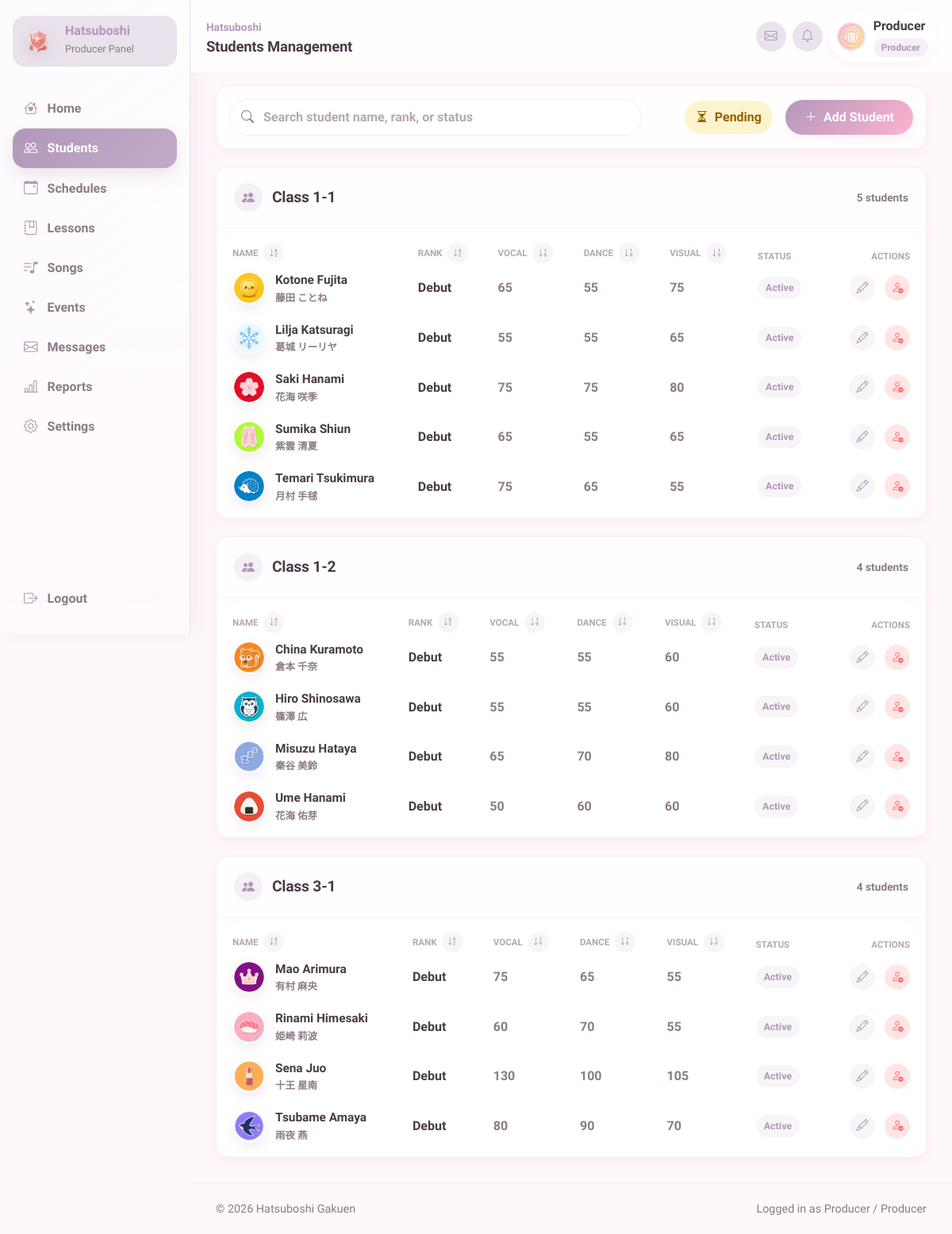
The app's page /admin/students.php (signed in) with its own data.
### tables this page shows
CREATE TABLE `students` (
  `id` int(11) NOT NULL AUTO_INCREMENT,
  `user_id` int(11) NOT NULL,
  `name` varchar(100) NOT NULL,
  `name_jp` varchar(100) DEFAULT NULL,
  `birthday` date DEFAULT NULL,
  `zodiac` varchar(30) DEFAULT NULL,
  `blood_type` char(2) DEFAULT NULL,
  `height` int(11) DEFAULT NULL,
  `weight` int(11) DEFAULT NULL,
  `three_size` varchar(20) DEFAULT NULL,
  `hometown` varchar(50) DEFAULT NULL,
  `hobbies` text DEFAULT NULL,
  `special_skill` text DEFAULT NULL,
  `school_year` varchar(20) DEFAULT NULL,
  `rank` varchar(10) NOT NULL DEFAULT 'Debut',
  `vocal` int(11) NOT NULL DEFAULT 0,
  `dance` int(11) NOT NULL DEFAULT 0,
  `visual` int(11) NOT NULL DEFAULT 0,
  `bio` text DEFAULT NULL,
  `producer_id` int(11) DEFAULT NULL,
  `producer_status` enum('active','removal_pending','released','unassigned') DEFAULT 'unassigned',
  `created_at` datetime NOT NULL DEFAULT current_timestamp(),
  `updated_at` datetime NOT NULL DEFAULT current_timestamp() ON UPDATE current_timestamp(),
  PRIMARY KEY (`id`),
  UNIQUE KEY `uniq_students_user_id` (`user_id`),
  KEY `idx_students_producer_id` (`producer_id`),
  KEY `idx_students_rank` (`rank`),
  CONSTRAINT `fk_students_producer` FOREIGN KEY (`producer_id`) REFERENCES `users` (`id`) ON DELETE SET NULL ON UPDATE CASCADE,
  CONSTRAINT `fk_students_user` FOREIGN KEY (`user_id`) REFERENCES `users` (`id`) ON DELETE CASCADE ON UPDATE CASCADE
);

### admin/students.php (the view, shortened to what this page needs)
<?php
require_once '../config/database.php';
$stmt = $pdo->prepare(
    'SELECT id, username, theme_primary_color, theme_secondary_color
     FROM users
     WHERE id = ?
       AND role = ?
     LIMIT 1'
);
$stmt->execute([$_SESSION['id'], 'producer']);
$producer = $stmt->fetch();
$student_stmt = $pdo->prepare(
    'SELECT *
     FROM students
     WHERE producer_id = ?
     ORDER BY school_year, name;'
);
$student_stmt->execute([$producer['id']]);
$student_info = $student_stmt->fetchAll();
$grouped_students = [];
foreach ($student_info as $student) {
    $student_class = $student['school_year'] ?: 'Unassigned Class';
    $grouped_students[$student_class][] = $student;
}
require_once '../includes/header.php';
require_once '../includes/sidebar.php';
?>
<main class="dashboard-main students-main">
    <section class="section-heading students-toolbar">
        <label class="students-search" for="studentSearch">
            <i class="bi bi-search" aria-hidden="true"></i>
            <input type="search" id="studentSearch" placeholder="Search student name, rank, or status">
        </label>
        <button type="button" class="students-pending-button" id="pendingStudentsButton" aria-pressed="false">
            <i class="bi bi-hourglass-split" aria-hidden="true"></i>
            Pending
        </button>
        <a href="/gakumas-sms/admin/student_add.php" class="btn btn-primary students-add-button">
            <i class="bi bi-plus-lg" aria-hidden="true"></i>
            Add Student
        </a>
    </section>
    <?php if (empty($grouped_students)): ?>
        <div class="empty-dashboard-state">
            <strong>No students yet</strong>
            <p>Add a student to start managing your production roster.</p>
        </div>
    <?php else: ?>
        <?php foreach ($grouped_students as $class_name => $students): ?>
            <section class="students-class-section" data-student-class>
                <div class="students-class-heading">
                    <div>
                        <i class="bi bi-people-fill" aria-hidden="true"></i>
                        <h2><?= htmlspecialchars($class_name, ENT_QUOTES, 'UTF-8') ?></h2>
                    </div>
                    <span><?= count($students) ?> student<?= count($students) === 1 ? '' : 's' ?></span>
                </div>
                <div class="students-table-wrap">
                    <table class="table align-middle students-table">
                        <thead>
                            <tr>
                                <th>
                                    Name
                                    <button type="button" class="student-sort-button" data-sort-column="name" data-sort-direction="asc" aria-label="Sort name ascending">
                                        <i class="bi bi-sort-alpha-down" aria-hidden="true"></i>
                                    </button>
                                </th>
                                <th>
                                    Rank
                                    <button type="button" class="student-sort-button" data-sort-column="rank" data-sort-direction="asc" aria-label="Sort rank ascending">
                                        <i class="bi bi-sort-alpha-down" aria-hidden="true"></i>
                                    </button>
                                </th>
                                <th>
                                    Vocal
                                    <button type="button" class="student-sort-button" data-sort-column="vocal" data-sort-direction="asc" aria-label="Sort vocal ascending">
                                        <i class="bi bi-sort-numeric-down" aria-hidden="true"></i>
                                    </button>
                                </th>
                                <th>
                                    Dance
                                    <button type="button" class="student-sort-button" data-sort-column="dance" data-sort-direction="asc" aria-label="Sort dance ascending">
                                        <i class="bi bi-sort-numeric-down" aria-hidden="true"></i>
                                    </button>
                                </th>
                                <th>
                                    Visual
                                    <button type="button" class="student-sort-button" data-sort-column="visual" data-sort-direction="asc" aria-label="Sort visual ascending">
                                        <i class="bi bi-sort-numeric-down" aria-hidden="true"></i>
                                    </button>
                                </th>
                                <th>Status</th>
                                <th class="text-end">Actions</th>
                            </tr>
                        </thead>
                        <tbody>
                            <?php foreach ($students as $student): ?>
                                <?php
                                $student_id = (int) $student['id'];
                                $producer_status = $student['producer_status'] ?? 'active';
                                $producer_status_label = ucwords(str_replace('_', ' ', $producer_status));
                                $avatar_path = '/gakumas-sms/assets/images/avatars/idols/' . rawurlencode($student['name']) . '.png';
                                $search_text = strtolower(
                                    implode(' ', [
                                        $student['name'] ?? '',
                                        $student['name_jp'] ?? '',
                                        $student['rank'] ?? '',
                                        $producer_status,
                                        $class_name,
                                    ])
                                );
                                ?>
                                <tr class="student-row"
                                    data-student-search="<?= htmlspecialchars($search_text, ENT_QUOTES, 'UTF-8') ?>"
                                    data-student-status="<?= htmlspecialchars($producer_status, ENT_QUOTES, 'UTF-8') ?>">
                                    <td data-sort-value="<?= htmlspecialchars($student['name'], ENT_QUOTES, 'UTF-8') ?>">
                                        <div class="student-name-cell">
                                            <img src="<?= htmlspecialchars($avatar_path, ENT_QUOTES, 'UTF-8') ?>"
                                                alt="<?= htmlspecialchars($student['name'], ENT_QUOTES, 'UTF-8') ?>"
                                                class="student-avatar">
                                            <div>
                                                <strong><?= htmlspecialchars($student['name'], ENT_QUOTES, 'UTF-8') ?></strong>
                                                <?php if (!empty($student['name_jp'])): ?>
                                                    <small lang="ja"><?= htmlspecialchars($student['name_jp'], ENT_QUOTES, 'UTF-8') ?></small>
                                                <?php endif; ?>
                                            </div>
                                        </div>
                                    </td>
                                    <td data-sort-value="<?= htmlspecialchars($student['rank'], ENT_QUOTES, 'UTF-8') ?>"><?= htmlspecialchars($student['rank'], ENT_QUOTES, 'UTF-8') ?></td>
                                    <td data-sort-value="<?= (int) $student['vocal'] ?>"><?= (int) $student['vocal'] ?></td>
                                    <td data-sort-value="<?= (int) $student['dance'] ?>"><?= (int) $student['dance'] ?></td>
                                    <td data-sort-value="<?= (int) $student['visual'] ?>"><?= (int) $student['visual'] ?></td>
                                    <td data-sort-value="<?= htmlspecialchars($producer_status_label, ENT_QUOTES, 'UTF-8') ?>">
                                        <span class="student-status student-status-<?= htmlspecialchars(str_replace('_', '-', $producer_status), ENT_QUOTES, 'UTF-8') ?>">
                                            <?= htmlspecialchars($producer_status_label, ENT_QUOTES, 'UTF-8') ?>
                                        </span>
                                    </td>
                                    <td class="text-end student-actions">
                                        <a href="/gakumas-sms/admin/student_edit.php?id=<?= $student_id ?>" aria-label="Edit <?= htmlspecialchars($student['name'], ENT_QUOTES, 'UTF-8') ?>">
                                            <i class="bi bi-pencil" aria-hidden="true"></i>
                                        </a>
                                        <?php if ($producer_status === 'removal_pending'): ?>
                                            <span class="student-action-pending" aria-label="Removal pending for <?= htmlspecialchars($student['name'], ENT_QUOTES, 'UTF-8') ?>" title="Removal Pending">
                                                <i class="bi bi-hourglass-split" aria-hidden="true"></i>
                                            </span>
                                        <?php else: ?>
                                            <a href="/gakumas-sms/admin/student_delete.php?id=<?= $student_id ?>" class="danger" aria-label="Remove <?= htmlspecialchars($student['name'], ENT_QUOTES, 'UTF-8') ?>">
                                                <i class="bi bi-person-dash" aria-hidden="true"></i>
                                            </a>
                                        <?php endif; ?>
                                    </td>
                                </tr>
                            <?php endforeach; ?>
                        </tbody>
                    </table>
                </div>
            </section>
        <?php endforeach; ?>
    <?php endif; ?>
</main>
<?php require_once '../includes/footer.php'; ?>

### assets/css/theme.css (style rules this page uses)
:root { --primary-pink: #FF6B9D; --primary-pink-light: #FFB3D1; --primary-pink-pale: #FFF0F5; --accent-gold: #FFD700; --vocal-color: #FF6B9D; --dance-color: #6BB6FF; --visual-color: #FFD454; --text-primary: #4A3B47; --text-secondary: #8B7B85; --text-muted: #B5A8B0; --bg-page: #FFF8FB; --bg-card: #FFFFFF; --bg-soft: #FFF0F5; --bg-overlay: rgba(255, 240, 245, 0.85); --success: #7DD87D; --warning: #FFAB54; --error: #FF6B6B; --info: #6BB6FF; --primary: var(--primary-pink); --secondary: var(--primary-pink-light); --shadow-soft: 0 4px 12px rgba(255, 107, 157, 0.10); --shadow-medium: 0 6px 20px rgba(255, 107, 157, 0.15); --shadow-strong: 0 10px 30px rgba(255, 107, 157, 0.20); --radius-sm: 8px; --radius-md: 16px; --radius-lg: 24px; --radius-pill: 9999px; --space-1: 4px; --space-2: 8px; --space-3: 12px; --space-4: 16px; --space-5: 24px; --space-6: 32px; --space-7: 48px; --transition: 0.2s ease; }
body { font-family: 'M PLUS Rounded 1c', 'Quicksand', sans-serif; background: var(--bg-page); color: var(--text-primary); line-height: 1.6; -webkit-font-smoothing: antialiased; -moz-osx-font-smoothing: grayscale; }
h1, h2, h3, h4, h5, h6 { font-family: 'M PLUS Rounded 1c', sans-serif; font-weight: 700; color: var(--text-primary); letter-spacing: -0.01em; }
h2 { font-size: 1.625rem; margin-bottom: var(--space-4); }
a { color: var(--primary); text-decoration: none; transition: color var(--transition); }
.btn-primary { background: linear-gradient(135deg, var(--primary), var(--primary-pink-light)); border: none; color: white; font-weight: 500; padding: 10px 24px; border-radius: var(--radius-pill); box-shadow: var(--shadow-soft); transition: transform var(--transition), box-shadow var(--transition); }
.table { background: var(--bg-card); border-radius: var(--radius-md); overflow: hidden; }
.table thead { background: var(--primary-pink-pale); }
.table thead th { color: var(--primary); font-weight: 700; border: none; }

### assets/css/pages/dashboard.css (style rules this page uses)
.dashboard-main { margin-left: 240px; padding: 108px 32px 32px; }
.section-heading { display: flex; align-items: flex-start; justify-content: space-between; gap: 16px; margin-bottom: 18px; }

### records on screen
students: name (picture), name "Kotone Fujita", name_jp "藤田 ことね", rank "Debut", vocal "65", dance "55", visual "75", producer_status "Active"
students: name (picture), name "Lilja Katsuragi", name_jp "葛城 リーリヤ", rank "Debut", vocal "55", dance "55", visual "65", producer_status "Active"
students: name (picture), name "Saki Hanami", name_jp "花海 咲季", rank "Debut", vocal "75", dance "75", visual "80", producer_status "Active"
students: name (picture), name "Sumika Shiun", name_jp "紫雲 清夏", rank "Debut", vocal "65", dance "55", visual "65", producer_status "Active"
students: name (picture), name "Temari Tsukimura", name_jp "月村 手毬", rank "Debut", vocal "75", dance "65", visual "55", producer_status "Active"
students: name (picture), name "China Kuramoto", name_jp "倉本 千奈", rank "Debut", vocal "55", dance "55", visual "60", producer_status "Active"
students: name (picture), name "Hiro Shinosawa", name_jp "篠澤 広", rank "Debut", vocal "55", dance "55", visual "60", producer_status "Active"
students: name (picture), name "Misuzu Hataya", name_jp "秦谷 美鈴", rank "Debut", vocal "65", dance "70", visual "80", producer_status "Active"
students: name (picture), name "Ume Hanami", name_jp "花海 佑芽", rank "Debut", vocal "50", dance "60", visual "60", producer_status "Active"
students: name (picture), name "Mao Arimura", name_jp "有村 麻央", rank "Debut", vocal "75", dance "65", visual "55", producer_status "Active"
students: name (picture), name "Rinami Himesaki", name_jp "姫崎 莉波", rank "Debut", vocal "60", dance "70", visual "55", producer_status "Active"
students: name (picture), name "Sena Juo", name_jp "十王 星南", rank "Debut", vocal "130", dance "100", visual "105", producer_status "Active"
students: name (picture), name "Tsubame Amaya", name_jp "雨夜 燕", rank "Debut", vocal "80", dance "90", visual "70", producer_status "Active"

### other values on screen
$page_title "Students Management"
$username "Producer"
$role_label "Producer"
$panel_label "Producer Panel"
$item['label'] "Home"
$item['label'] "Students"
$item['label'] "Schedules"
$item['label'] "Lessons"
$item['label'] "Songs"
$item['label'] "Events"
$item['label'] "Messages"
$item['label'] "Reports"
$item['label'] "Settings"
$class_name "Class 1-1"
count($students) "5"
